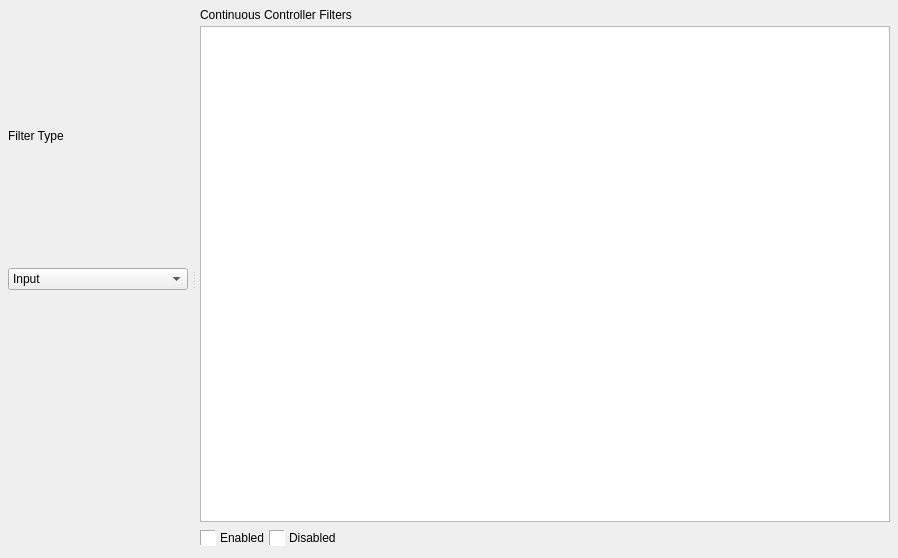
<?xml version="1.0" encoding="UTF-8"?>
<ui version="4.0">
 <class>MIDIControllerFilterForm</class>
 <widget class="QWidget" name="MIDIControllerFilterForm">
  <property name="geometry">
   <rect>
    <x>0</x>
    <y>0</y>
    <width>898</width>
    <height>558</height>
   </rect>
  </property>
  <property name="minimumSize">
   <size>
    <width>476</width>
    <height>278</height>
   </size>
  </property>
  <property name="focusPolicy">
   <enum>Qt::NoFocus</enum>
  </property>
  <property name="windowTitle">
   <string>Form</string>
  </property>
  <layout class="QGridLayout" name="gridLayout">
   <property name="margin">
    <number>8</number>
   </property>
   <item row="0" column="0">
    <widget class="QSplitter" name="splitter">
     <property name="orientation">
      <enum>Qt::Horizontal</enum>
     </property>
     <property name="handleWidth">
      <number>12</number>
     </property>
     <property name="childrenCollapsible">
      <bool>false</bool>
     </property>
     <widget class="QWidget" name="verticalLayoutWidget">
      <layout class="QVBoxLayout" name="verticalLayout">
       <property name="spacing">
        <number>4</number>
       </property>
       <property name="sizeConstraint">
        <enum>QLayout::SetMinAndMaxSize</enum>
       </property>
       <item>
        <widget class="QLabel" name="label">
         <property name="minimumSize">
          <size>
           <width>0</width>
           <height>0</height>
          </size>
         </property>
         <property name="maximumSize">
          <size>
           <width>240</width>
           <height>16777215</height>
          </size>
         </property>
         <property name="text">
          <string>Filter Type</string>
         </property>
         <property name="buddy">
          <cstring>filterTypeComboBox</cstring>
         </property>
        </widget>
       </item>
       <item>
        <widget class="QComboBox" name="filterTypeComboBox">
         <property name="minimumSize">
          <size>
           <width>0</width>
           <height>0</height>
          </size>
         </property>
         <property name="maximumSize">
          <size>
           <width>240</width>
           <height>16777215</height>
          </size>
         </property>
         <item>
          <property name="text">
           <string>Input</string>
          </property>
         </item>
         <item>
          <property name="text">
           <string>Output</string>
          </property>
         </item>
        </widget>
       </item>
       <item>
        <widget class="QWidget" name="portSelectionContainer" native="true">
         <property name="minimumSize">
          <size>
           <width>0</width>
           <height>0</height>
          </size>
         </property>
         <property name="maximumSize">
          <size>
           <width>240</width>
           <height>16777215</height>
          </size>
         </property>
        </widget>
       </item>
      </layout>
     </widget>
     <widget class="QWidget" name="verticalLayoutWidget_2">
      <layout class="QVBoxLayout" name="verticalLayout_2">
       <property name="spacing">
        <number>4</number>
       </property>
       <item>
        <widget class="QLabel" name="label_2">
         <property name="text">
          <string>Continuous Controller Filters</string>
         </property>
         <property name="buddy">
          <cstring>tableWidget</cstring>
         </property>
        </widget>
       </item>
       <item>
        <widget class="QTableWidget" name="tableWidget">
         <property name="mouseTracking">
          <bool>true</bool>
         </property>
         <property name="frameShape">
          <enum>QFrame::StyledPanel</enum>
         </property>
         <property name="frameShadow">
          <enum>QFrame::Plain</enum>
         </property>
         <property name="lineWidth">
          <number>1</number>
         </property>
         <property name="midLineWidth">
          <number>0</number>
         </property>
         <property name="selectionMode">
          <enum>QAbstractItemView::NoSelection</enum>
         </property>
         <attribute name="horizontalHeaderDefaultSectionSize">
          <number>20</number>
         </attribute>
         <attribute name="verticalHeaderDefaultSectionSize">
          <number>30</number>
         </attribute>
        </widget>
       </item>
       <item>
        <layout class="QHBoxLayout" name="horizontalLayout">
         <item>
          <widget class="QLabel" name="label_3">
           <property name="sizePolicy">
            <sizepolicy hsizetype="Fixed" vsizetype="Fixed">
             <horstretch>0</horstretch>
             <verstretch>0</verstretch>
            </sizepolicy>
           </property>
           <property name="minimumSize">
            <size>
             <width>16</width>
             <height>16</height>
            </size>
           </property>
           <property name="maximumSize">
            <size>
             <width>16</width>
             <height>16</height>
            </size>
           </property>
           <property name="styleSheet">
            <string notr="true">background-color:white</string>
           </property>
           <property name="frameShape">
            <enum>QFrame::Panel</enum>
           </property>
           <property name="frameShadow">
            <enum>QFrame::Sunken</enum>
           </property>
           <property name="lineWidth">
            <number>1</number>
           </property>
           <property name="text">
            <string/>
           </property>
           <property name="pixmap">
            <pixmap resource="../Resources.qrc">:/Blocks/Images/FullBlock.png</pixmap>
           </property>
          </widget>
         </item>
         <item>
          <widget class="QLabel" name="label_4">
           <property name="sizePolicy">
            <sizepolicy hsizetype="Preferred" vsizetype="Fixed">
             <horstretch>0</horstretch>
             <verstretch>0</verstretch>
            </sizepolicy>
           </property>
           <property name="minimumSize">
            <size>
             <width>0</width>
             <height>24</height>
            </size>
           </property>
           <property name="maximumSize">
            <size>
             <width>16777215</width>
             <height>24</height>
            </size>
           </property>
           <property name="text">
            <string>Enabled</string>
           </property>
           <property name="margin">
            <number>4</number>
           </property>
          </widget>
         </item>
         <item>
          <widget class="QLabel" name="label_5">
           <property name="sizePolicy">
            <sizepolicy hsizetype="Fixed" vsizetype="Fixed">
             <horstretch>0</horstretch>
             <verstretch>0</verstretch>
            </sizepolicy>
           </property>
           <property name="minimumSize">
            <size>
             <width>16</width>
             <height>16</height>
            </size>
           </property>
           <property name="maximumSize">
            <size>
             <width>16</width>
             <height>16</height>
            </size>
           </property>
           <property name="styleSheet">
            <string notr="true">background-color:white</string>
           </property>
           <property name="frameShape">
            <enum>QFrame::Panel</enum>
           </property>
           <property name="frameShadow">
            <enum>QFrame::Sunken</enum>
           </property>
           <property name="lineWidth">
            <number>1</number>
           </property>
           <property name="text">
            <string/>
           </property>
           <property name="pixmap">
            <pixmap resource="../Resources.qrc">:/Blocks/Images/EmptyBlock.png</pixmap>
           </property>
          </widget>
         </item>
         <item>
          <widget class="QLabel" name="label_6">
           <property name="sizePolicy">
            <sizepolicy hsizetype="Preferred" vsizetype="Fixed">
             <horstretch>0</horstretch>
             <verstretch>0</verstretch>
            </sizepolicy>
           </property>
           <property name="minimumSize">
            <size>
             <width>0</width>
             <height>24</height>
            </size>
           </property>
           <property name="maximumSize">
            <size>
             <width>16777215</width>
             <height>24</height>
            </size>
           </property>
           <property name="text">
            <string>Disabled</string>
           </property>
           <property name="margin">
            <number>4</number>
           </property>
          </widget>
         </item>
         <item>
          <spacer name="horizontalSpacer">
           <property name="orientation">
            <enum>Qt::Horizontal</enum>
           </property>
           <property name="sizeHint" stdset="0">
            <size>
             <width>40</width>
             <height>20</height>
            </size>
           </property>
          </spacer>
         </item>
        </layout>
       </item>
      </layout>
     </widget>
    </widget>
   </item>
  </layout>
 </widget>
 <tabstops>
  <tabstop>filterTypeComboBox</tabstop>
  <tabstop>tableWidget</tabstop>
 </tabstops>
 <resources>
  <include location="../Resources.qrc"/>
 </resources>
 <connections/>
</ui>
